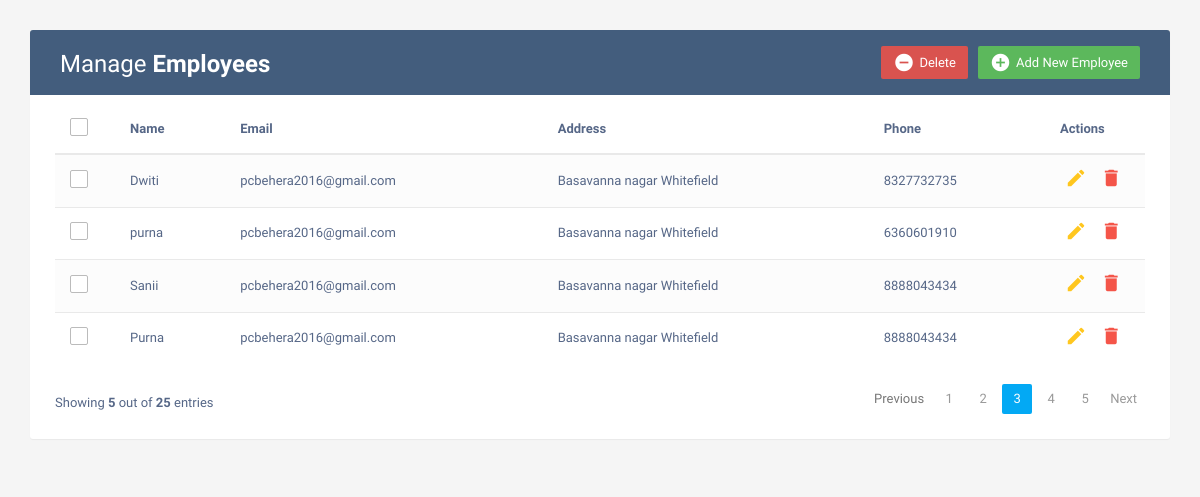
The page / on the database its author committed.
### migration/models.py (models this page shows, shortened)
class Employee(models.Model):
    name = models.CharField(max_length=50)
    email = models.EmailField(max_length=100)
    address = models.TextField()
    phone = models.IntegerField()

### CRUD/views.py (the view)
# urls.py: path('', views.Index, name="home"),
def Index(request):
    emp= Employee.objects.all()
    context = {'emp': emp}
    return render(request, "index.html", context)

### templates/index.html (shortened to what this page needs)
<!DOCTYPE html>
<html lang="en">
<head>
<link rel="stylesheet" href="https://maxcdn.bootstrapcdn.com/font-awesome/4.7.0/css/font-awesome.min.css">
<link rel="stylesheet" href="https://maxcdn.bootstrapcdn.com/bootstrap/3.3.7/css/bootstrap.min.css">
  <body>
    <div class="container">
        <div class="table-wrapper">
            <div class="table-title">
                <div class="row">
                    <div class="col-sm-6">
						<h2>Manage <b>Employees</b></h2>
					</div>
					<div class="col-sm-6">
						<a href="#addEmployeeModal" class="btn btn-success" data-toggle="modal"><i class="material-icons">&#xE147;</i> <span>Add New Employee</span></a>
						<a href="#deleteEmployeeModal" class="btn btn-danger" data-toggle="modal"><i class="material-icons">&#xE15C;</i> <span>Delete</span></a>
					</div>
                </div>
            </div>
            <table class="table table-striped table-hover">
                <thead>
                    <tr>
						<th>
							<span class="custom-checkbox">
								<label for="selectAll"></label>
							</span>
						</th>
                        <th>Name</th>
                        <th>Email</th>
						<th>Address</th>
                        <th>Phone</th>
                        <th>Actions</th>
                    </tr>
                </thead>
                <tbody>
                    {% for d in emp %}
                    <tr>
						<td>
							<span class="custom-checkbox">
								<label for="checkbox1"></label>
							</span>
						</td>
                        <td>{{d.name}}</td>
                        <td>{{d.email}}</td>
						<td>{{d.address}}</td>
                        <td>{{d.phone}}</td>
                        <td>
                            <a href="#editEmployeeModal-{{forloop.counter}}" class="edit" data-toggle="modal"><i class="material-icons" data-toggle="tooltip" title="Edit">&#xE254;</i></a>
                            <a href="#deleteEmployeeModal-{{forloop.counter}}" class="delete" data-toggle="modal"><i class="material-icons" data-toggle="tooltip" title="Delete">&#xE872;</i></a>
                        </td>
                    </tr>
                    {% endfor %}
                </tbody>
            </table>
			<div class="clearfix">
                <div class="hint-text">Showing <b>5</b> out of <b>25</b> entries</div>
                <ul class="pagination">
                    <li class="page-item disabled"><a href="#">Previous</a></li>
                    <li class="page-item"><a href="#" class="page-link">1</a></li>
                    <li class="page-item"><a href="#" class="page-link">2</a></li>
                    <li class="page-item active"><a href="#" class="page-link">3</a></li>
                    <li class="page-item"><a href="#" class="page-link">4</a></li>
                    <li class="page-item"><a href="#" class="page-link">5</a></li>
                    <li class="page-item"><a href="#" class="page-link">Next</a></li>
                </ul>
            </div>
        </div>
    </div>
</body>
</html>

### templates/index.html (style rules this page uses)
body { color: #566787; background: #f5f5f5; font-family: 'Varela Round', sans-serif; font-size: 13px; }
.table-wrapper { background: #fff; padding: 20px 25px; margin: 30px 0; border-radius: 3px; box-shadow: 0 1px 1px rgba(0,0,0,.05); }
.table-title { padding-bottom: 15px; background: #435d7d; color: #fff; padding: 16px 30px; margin: -20px -25px 10px; border-radius: 3px 3px 0 0; }
.table-title h2 { margin: 5px 0 0; font-size: 24px; }
.table-title .btn { color: #fff; float: right; font-size: 13px; border: none; min-width: 50px; border-radius: 2px; border: none; outline: none !important; margin-left: 10px; }
.table-title .btn i { float: left; font-size: 21px; margin-right: 5px; }
.table-title .btn span { float: left; margin-top: 2px; }
table.table tr th, table.table tr td { border-color: #e9e9e9; padding: 12px 15px; vertical-align: middle; }
table.table tr th:first-child { width: 60px; }
table.table tr th:last-child { width: 100px; }
table.table-striped tbody tr:nth-of-type(odd) { background-color: #fcfcfc; }
table.table td:last-child i { opacity: 0.9; font-size: 22px; margin: 0 5px; }
table.table td a { font-weight: bold; color: #566787; display: inline-block; text-decoration: none; outline: none !important; }
table.table td a.edit { color: #FFC107; }
table.table td a.delete { color: #F44336; }
table.table td i { font-size: 19px; }
.pagination { float: right; margin: 0 0 5px; }
.pagination li a { border: none; font-size: 13px; min-width: 30px; min-height: 30px; color: #999; margin: 0 2px; line-height: 30px; border-radius: 2px !important; text-align: center; padding: 0 6px; }
.pagination li.active a, .pagination li.active a.page-link { background: #03A9F4; }
.hint-text { float: left; margin-top: 10px; font-size: 13px; }
.custom-checkbox { position: relative; }
.custom-checkbox label:before { width: 18px; height: 18px; }
.custom-checkbox label:before { content: ''; margin-right: 10px; display: inline-block; vertical-align: text-top; background: white; border: 1px solid #bbb; border-radius: 2px; box-sizing: border-box; z-index: 2; }

### rows shown on the page
Employee: name "Dwiti", email "pcbehera2016@gmail.com", address "Basavanna nagar Whitefield", phone "8327732735"
Employee: name "purna", email "pcbehera2016@gmail.com", address "Basavanna nagar Whitefield", phone "6360601910"
Employee: name "Sanii", email "pcbehera2016@gmail.com", address "Basavanna nagar Whitefield", phone "8888043434"
Employee: name "Purna", email "pcbehera2016@gmail.com", address "Basavanna nagar Whitefield", phone "8888043434"
